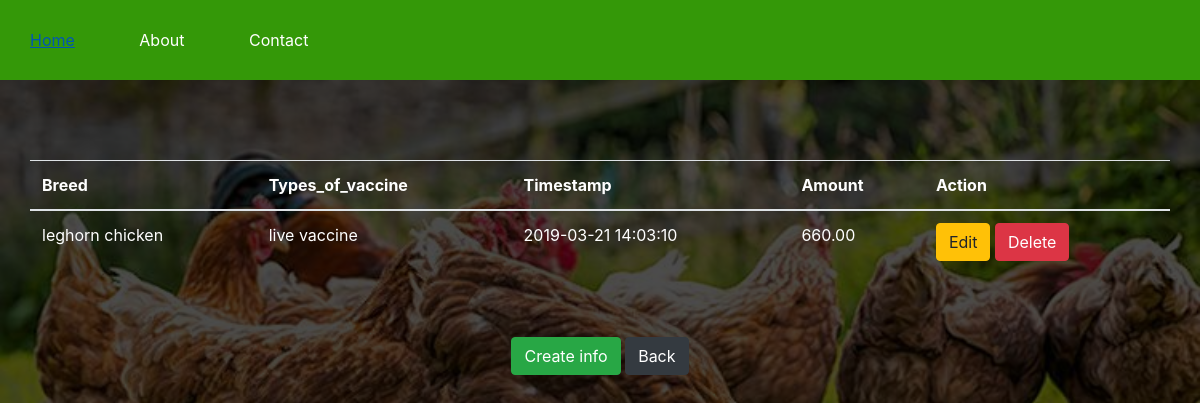
Page /medicationcrud.php (signed in) on the committed database.
### tables this page shows
CREATE TABLE `medication` (
  `id` int(100) NOT NULL,
  `userid` int(100) DEFAULT NULL,
  `breed` varchar(100) DEFAULT NULL,
  `type_of_vaccine` varchar(100) DEFAULT NULL,
  `time` timestamp NOT NULL DEFAULT CURRENT_TIMESTAMP ON UPDATE CURRENT_TIMESTAMP,
  `amount` decimal(10,2) DEFAULT NULL
);

### medicationcrud.php (the view, shortened to what this page needs)
<!DOCTYPE html>
<html>
<head>
	<link rel="stylesheet" type="text/css"	href="Css1/side.css">
	<link rel="stylesheet" href="bootstrap/css/bootstrap.min.css">
</head>
<body>
<div id="main">
			<nav>
				<ul>
					<li><a href="index.php">Home</a></li>
					<li><a href="#">About</a></li>
					<li><a href="#">Contact</a></li>
				</ul>
	</div>
	<?php require_once 'process2.php';?>
	<div class="container">
	<?php
		$mysqli = new mysqli('localhost','root','','registration') or die(mysqli_error($mysqli));
		$username= $_SESSION["username"];
		$result=$mysqli->query("select id from users where username='$username'") or die($mysqli->error);
		if(@count($result)==1)
		{
			$row=$result->fetch_array();
			$userid=$row['id'];
		}
		$result = $mysqli->query("SELECT * FROM medication where userid='$userid'") or die($mysqli->error);
		?>
		<div class="row justify-content-center">
		<br><br><br>
			<table class="table">
				<thead>
					<tr class="text-white">
						<th>Breed</th>
						<th>Types_of_vaccine</th>
						<th>Timestamp</th>
						<th>Amount</th>
						<th colspan="2">Action</th>
					</tr>
				</thead>
				<?php
					while($row=$result->fetch_assoc()):?>
						<tr class="text-white">
							<td><?php echo $row['breed']?></td>
							<td><?php echo $row['type_of_vaccine']?></td>
							<td><?php echo $row['time']?></td>
							<td><?php echo $row['amount']?></td>
							<td>
								<a href="medicationadd.php?edit=<?php echo $row['id'];?>"
									class="btn btn-warning">Edit</a>
								<a href="process2.php?delete=<?php echo $row['id'];?>"
									class="btn btn-danger">Delete</a>
							</td>
						</tr>
						<?php endwhile;?>
			</table>
		</div>
		<br><br>
		<center>
		<a href="medicationadd.php"class="btn btn-success">Create info</a>
		<a href="index1.php"class="btn btn-dark">Back</a>
		</center>
</div>
</body>
</html>

### Css1/side.css (style rules this page uses)
* { margin:0px; padding:0px; }
body { font-size:120%; background:#F8F8FF; background-image:linear-gradient(rgba(0,0,0,0.7),rgba(0,0,0,0.7)), url("../Image chicken/b.jpg"); background-size:cover; }
#main { width:100%; height:20vh; }
nav { width:100%; height:80px; background-color:#349808; line-height:80px; }
nav ul { float:left; margin-right:30px; }
nav ul li { list-style-type: none; display:inline-block; transition:0.8s all; color:#fff }
nav ul li a { text-decoration:none; color:#fff; padding:30px; }
.btn { padding:10px; font-size:15px; color:white; background:#349808; border:none; border-radius:5px; }

### rows in the picture
medication: breed "leghorn chicken", type_of_vaccine "live vaccine", time "2019-03-21 14:03:10", amount "660.00"
